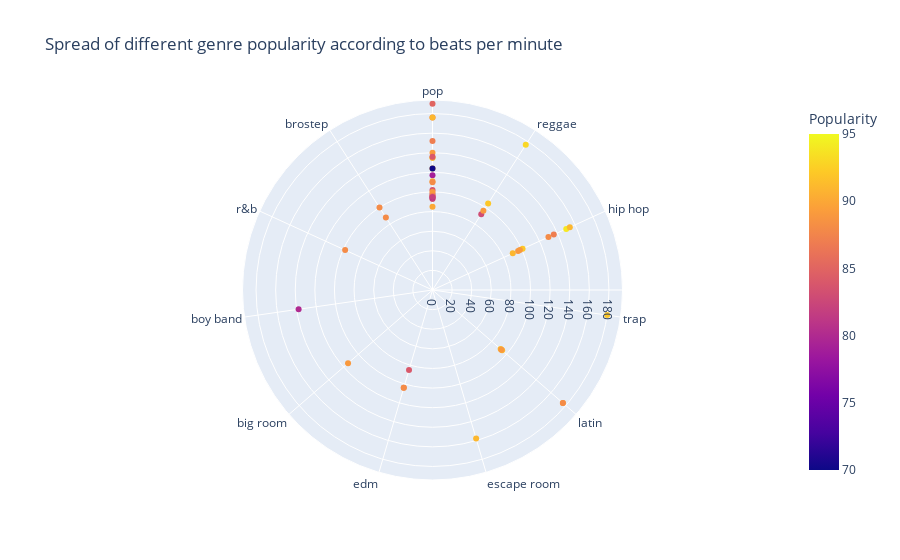

Write notebook code for a chart like this one.
### Code cell
ex.scatter_polar(data, theta='Main.Genre', r='Beats.Per.Minute', color='Popularity', title='Spread of different genre popularity according to beats per minute')
# scatter polar, theta & r -> name of the column to target which is used for position marking 
# color patter is popularity & title

### Figure 1 — Plotly figure (JSON) as saved in the notebook; plotly's stock layout.template omitted (floating-point values rounded to 4 significant figures)
{"data": [{"hovertemplate": "Beats.Per.Minute=%{r}<br>Main.Genre=%{theta}<br>Popularity=%{marker.color}<extra></extra>", "legendgroup": "", "marker": {"color": [79, 92, 85, 86, 94, 84, 92, 90, 87, 95, 93, 86, 88, 87, 92, 82, 90, 91, 88, 91, 91, 91, 83, 91, 89, 70, 83, 89, 91, 89, 84, 89, 89, 89, 89, 89, 91, 87, 80, 78, 88, 90, 87, 84, 88, 88, 88, 88, 88, 82], "coloraxis": "coloraxis", "symbol": "circle"}, "mode": "markers", "name": "", "r": [117, 105, 190, 93, 150, 102, 180, 111, 136, 135, 176, 96, 110, 176, 101, 93, 176, 90, 130, 158, 124, 154, 92, 92, 135, 124, 98, 96, 94, 93, 85, 140, 96, 98, 100, 114, 176, 152, 138, 95, 104, 85, 96, 136, 98, 88, 176, 100, 104, 95], "showlegend": false, "subplot": "polar", "theta": ["pop", "reggae", "pop", "pop", "hip hop", "pop", "trap", "pop", "hip hop", "pop", "reggae", "pop", "pop", "pop", "hip hop", "pop", "latin", "hip hop", "hip hop", "escape room", "pop", "hip hop", "reggae", "latin", "pop", "pop", "pop", "hip hop", "latin", "latin", "edm", "pop", "reggae", "hip hop", "pop", "big room", "pop", "pop", "boy band", "pop", "edm", "pop", "pop", "pop", "r&b", "brostep", "latin", "brostep", "edm", "pop"], "type": "scatterpolar"}], "layout": {"coloraxis": {"colorbar": {"title": {"text": "Popularity"}}, "colorscale": [[0, "#0d0887"], [0.1111, "#46039f"], [0.2222, "#7201a8"], [0.3333, "#9c179e"], [0.4444, "#bd3786"], [0.5556, "#d8576b"], [0.6667, "#ed7953"], [0.7778, "#fb9f3a"], [0.8889, "#fdca26"], [1, "#f0f921"]]}, "legend": {"tracegroupgap": 0}, "polar": {"angularaxis": {"direction": "clockwise", "rotation": 90}, "domain": {"x": [0, 1], "y": [0, 1]}}, "title": {"text": "Spread of different genre popularity according to beats per minute"}}}
